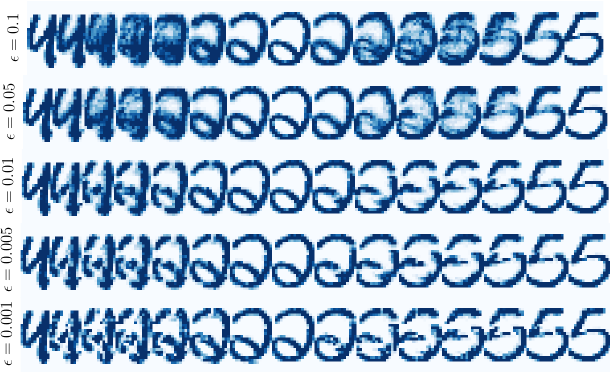

Reproduce this figure in Python.
#!/usr/bin/env python3
# Copyright (c) Meta Platforms, Inc. and affiliates.

import numpy as np

import jax
import jax.numpy as jnp

import scipy as sp
import scipy.io
import os

import matplotlib.pyplot as plt
plt.style.use('bmh')
plt.rcParams.update({
    "text.usetex": True,
    "font.family": "serif",
    "font.sans-serif": ["Computer Modern Roman"]})


from ott.geometry.geometry import Geometry
from ott.core import quad_problems, problems, sinkhorn
from ott.tools import transport
from ott.geometry.pointcloud import PointCloud

import functools

from itertools import product

from meta_ot import data

import sys
from IPython.core import ultratb
sys.excepthook = ultratb.FormattedTB(
    mode='Plain', color_scheme='Neutral', call_pdb=1)


abspath = os.path.abspath(__file__)
dname = os.path.dirname(abspath)
os.chdir(dname)


def main():
    num_interp = 8
    epsilons = [1e-1, 5e-2, 1e-2, 5e-3, 1e-3]
    num_estimationum_estimation_iter = 10

    nrow, ncol = len(epsilons), 1
    fig, axs = plt.subplots(
        nrow, ncol, figsize=(7, 4),
        gridspec_kw={'wspace': 0, 'hspace': 0},
        dpi=200)

    for ax, epsilon in zip(axs, epsilons):
        test_sampler = data.MNISTPairSampler(
            train=False, batch_size=28,
            epsilon=epsilon,
        )
        geom = test_sampler.geom

        key = jax.random.PRNGKey(0)
        samples = test_sampler(key)

        hists_1 = interp(geom, samples.a[1], samples.b[1], num_interp, num_estimationum_estimation_iter)
        hists_2 = interp(geom, samples.b[1], samples.b[3], num_interp, num_estimationum_estimation_iter, ignore_first=True)
        hists = np.hstack([hists_1, hists_2])

        ax.imshow(hists, cmap='Blues')
        fig.tight_layout()

        ax.set_xticks([])
        ax.set_yticks([])
        ax.grid(False)
        ax.spines['top'].set_visible(False)
        ax.spines['right'].set_visible(False)
        ax.spines['bottom'].set_visible(False)
        ax.spines['left'].set_visible(False)

        ax.set_ylabel(rf'$$\epsilon={epsilon}$$')

        fig.tight_layout()
        fname = 'mnist-epsilons.pdf'
        plt.savefig(fname, transparent=True)
    os.system(f'pdfcrop {fname} {fname}')

def crop_hist_col(hist):
    hist_col_sum = hist.sum(axis=0)
    trim_left = np.argmax(hist_col_sum > 3.)
    trim_right = np.argmax(np.flip(hist_col_sum) > 3.)
    hist = hist[:,trim_left:-trim_right]
    return hist

def interp(geom, a, b, num_interp, num_estimation_iter, ignore_first=False):
    ot_prob = problems.LinearProblem(geom, a=a, b=b)
    solver = sinkhorn.make(lse_mode=True)
    out = solver(ot_prob)

    out_log = jnp.log(out.matrix.reshape(-1))
    flat_image_size = 28*28

    @functools.partial(jax.jit, static_argnums=[2])
    def get_hist_iter(key, t, batch_size):
        map_samples = jax.random.categorical(
            key, logits=out_log, shape=[batch_size])
        a_samples = geom.x[map_samples // flat_image_size]
        b_samples = geom.y[map_samples % flat_image_size]
        proj_samples = (1.-t)*a_samples + t*b_samples
        hist_i, _, _ = jnp.histogram2d(proj_samples[:,1], proj_samples[:,0],
                            bins = jnp.linspace(0., 1., num=28+1))
        return hist_i

    def get_hist(key, t, batch_size=1000):
        hist = jnp.zeros((28,28))
        for i in range(num_estimation_iter):
            k1, key = jax.random.split(key, 2)
            hist += get_hist_iter(k1, t, batch_size)
        hist /= hist.sum()
        hist = jnp.flipud(hist)

        hist = np.array(hist)
        thresh = np.quantile(hist, 0.9)
        hist[hist > thresh] = thresh
        hist = hist / hist.max()
        return hist

    hists = []
    ts = jnp.linspace(0, 1, num=num_interp)
    if ignore_first:
        ts = ts[1:]
    key = jax.random.PRNGKey(0)
    for i, t in enumerate(ts):
        hist = get_hist(key, t, batch_size=1000)
        hist = crop_hist_col(hist)
        hists.append(hist)

    hists = np.hstack(hists)
    return hists


if __name__ == '__main__':
    main()
